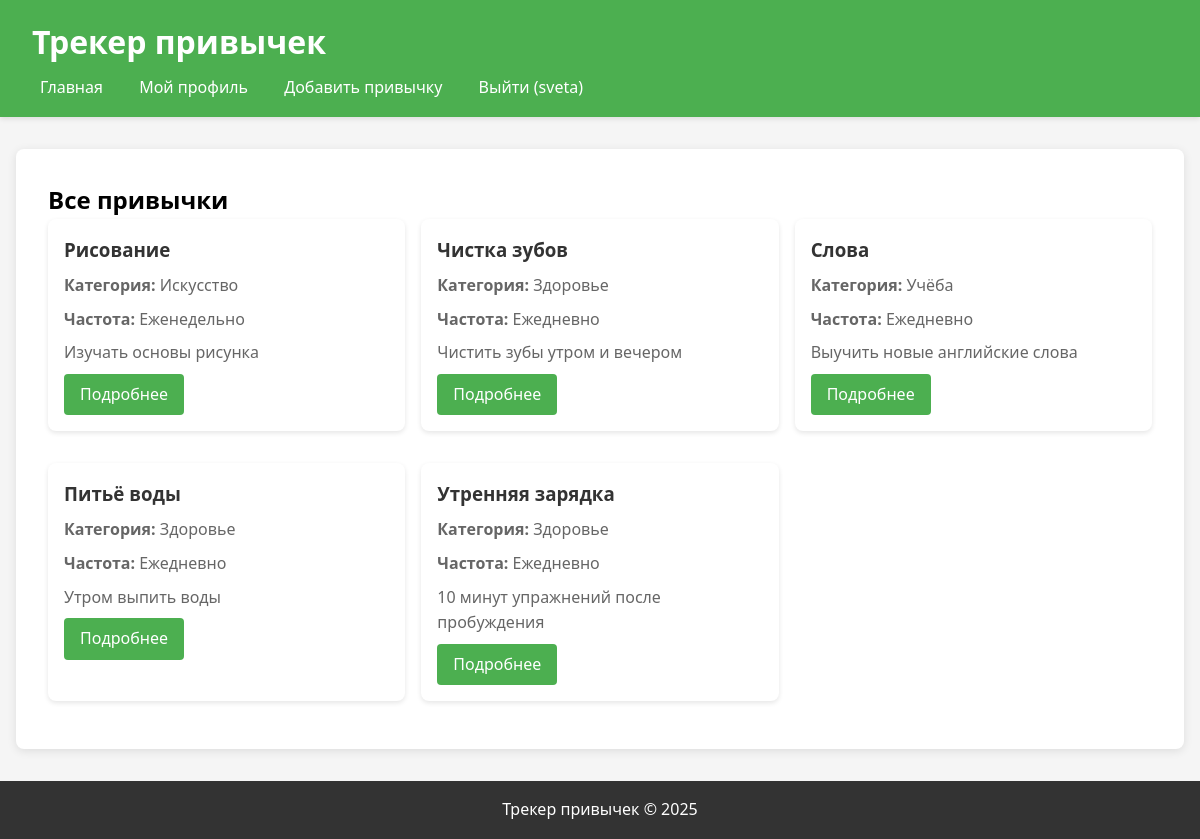
Screenshot of / (signed in) with the database file from the repository.
### habits/models.py (models this page shows, shortened)
class User(AbstractUser):
    ROLE_CHOICES = (
        ('admin', 'Администратор'),
        ('user', 'Пользователь'),
    )
    role = models.CharField(
        max_length=10,
        choices=ROLE_CHOICES,
        default='user',
        verbose_name='Роль'
    )
    date_registered = models.DateTimeField(
        default=timezone.now,
        verbose_name='Дата регистрации'
    )
    class Meta:
        verbose_name = 'Пользователь'
        verbose_name_plural = 'Пользователи'

class Habit(models.Model):
    FREQUENCY_CHOICES = (
        ('daily', 'Ежедневно'),
        ('weekly', 'Еженедельно'),
        ('monthly', 'Ежемесячно'),
    )
    weekdays = models.CharField(
        max_length=50,
        blank=True,
        null=True,
        verbose_name='Дни выполнения',
        help_text='Укажите дни: mon,tue,wed,thu,fri,sat,sun (через запятую)'
    )
    name = models.CharField(max_length=200, verbose_name='Название')
    description = models.TextField(blank=True, verbose_name='Описание')
    category = models.CharField(max_length=100, blank=True, verbose_name='Категория')
    frequency = models.CharField(
        max_length=10,
        choices=FREQUENCY_CHOICES,
        default='daily',
        verbose_name='Частота выполнения'
    )
    target_count = models.PositiveIntegerField(
        default=1,
        verbose_name='Целевое количество выполнений',
        help_text='Сколько раз нужно выполнить привычку за период'
    )
    created_by = models.ForeignKey(
        User,
        on_delete=models.CASCADE,
        related_name='habits',
        verbose_name='Создатель'
    )
    created_at = models.DateTimeField(auto_now_add=True, verbose_name='Дата создания')
    class Meta:
        verbose_name = 'Привычка'
        verbose_name_plural = 'Привычки'
        ordering = ['-created_at']

### habits/views.py (the view)
# urls.py: path('', views.habit_list, name='habit_list'),
def habit_list(request):
    if request.user.is_authenticated:
        habits = Habit.objects.filter(
            models.Q(created_by=request.user) |  # свои привычки
            models.Q(created_by__role='admin')  # привычки админа
        ).order_by('-created_at')
    else:
        habits = Habit.objects.filter(created_by__role='admin').order_by('-created_at')
    context = {
        'habits': habits,
    }
    return render(request, 'habits/habit_list.html', context)

### habits/templates/habits/habit_list.html (shortened to what this page needs)
{% extends "habits/base.html" %}
{% block content %}
<div class="container">
    <h2>Все привычки</h2>
    {% if habits %}
        <div class="grid">
            {% for habit in habits %}
                <div class="card">
                    <h3>{{ habit.name }}</h3>
                    <p><strong>Категория:</strong> {{ habit.category|default:"Без категории" }}</p>
                    <p><strong>Частота:</strong>
                        {% if habit.frequency == 'daily' %}Ежедневно
                        {% elif habit.frequency == 'weekly' %}Еженедельно
                        {% else %}Ежемесячно{% endif %}
                    </p>
                    <p>{{ habit.description|truncatewords:20 }}</p>
                    <a href="{% url 'habits:habit_detail' habit.id %}" class="btn">Подробнее</a>
                </div>
            {% endfor %}
        </div>
    {% else %}
        <p>Пока нет привычек. {% if user.role == 'admin' %}Добавьте первую привычку!{% endif %}</p>
    {% endif %}
</div>
{% endblock %}

### habits/templates/habits/base.html (shortened to what this page needs)
<!DOCTYPE html>
<html lang="ru">
<head>
</head>
<body>
    <header>
        <h1>Трекер привычек</h1>
        <nav>
            <a href="{% url 'habits:habit_list' %}">Главная</a>
            {% if user.is_authenticated %}
                <a href="{% url 'habits:profile' %}">Мой профиль</a>
                {% if user.is_authenticated %}
                    <a href="{% url 'habits:habit_create' %}">Добавить привычку</a>
                {% endif %}
                <a href="{% url 'habits:logout' %}">Выйти ({{ user.username }})</a>
            {% else %}
                <a href="{% url 'habits:login' %}">Войти</a>
                <a href="{% url 'habits:register' %}">Регистрация</a>
            {% endif %}
        </nav>
    </header>
    <main>
        {% block content %}
        {% endblock %}
    </main>
    <footer>
        <p>Трекер привычек &copy; 2025</p>
    </footer>
</body>
</html>

### habits/templates/habits/base.html (style rules this page uses)
* { margin: 0; padding: 0; box-sizing: border-box; }
body { font-family: 'Segoe UI', Tahoma, Geneva, Verdana, sans-serif; background-color: #f5f5f5; line-height: 1.6; }
header { background-color: #4CAF50; color: white; padding: 1rem 2rem; box-shadow: 0 2px 5px rgba(0,0,0,0.1); }
header h1 { margin-bottom: 0.5rem; }
nav { margin-top: 0.5rem; }
nav a { color: white; text-decoration: none; margin-right: 1rem; padding: 0.5rem; }
main { max-width: 1200px; margin: 2rem auto; padding: 0 1rem; }
.container { background-color: white; padding: 2rem; border-radius: 8px; box-shadow: 0 2px 10px rgba(0,0,0,0.1); }
.btn { display: inline-block; padding: 0.5rem 1rem; background-color: #4CAF50; color: white; text-decoration: none; border: none; border-radius: 4px; cursor: pointer; font-size: 1rem; }
.card { background-color: white; border-radius: 8px; padding: 1rem; margin-bottom: 1rem; box-shadow: 0 2px 5px rgba(0,0,0,0.1); }
.card h3 { margin-bottom: 0.5rem; color: #333; }
.card p { color: #666; margin-bottom: 0.5rem; }
.grid { display: grid; grid-template-columns: repeat(auto-fill, minmax(300px, 1fr)); gap: 1rem; }
footer { text-align: center; padding: 1rem; background-color: #333; color: white; margin-top: 2rem; }

### rows the page displays
User: username "sveta"
Habit: name "Рисование", category "Искусство", frequency "Еженедельно", description "Изучать основы рисунка"
Habit: name "Чистка зубов", category "Здоровье", frequency "Ежедневно", description "Чистить зубы утром и вечером"
Habit: name "Слова", category "Учёба", frequency "Ежедневно", description "Выучить новые английские слова"
Habit: name "Питьё воды", category "Здоровье", frequency "Ежедневно", description "Утром выпить воды"
Habit: name "Утренняя зарядка", category "Здоровье", frequency "Ежедневно", description "10 минут упражнений после пробуждения"
